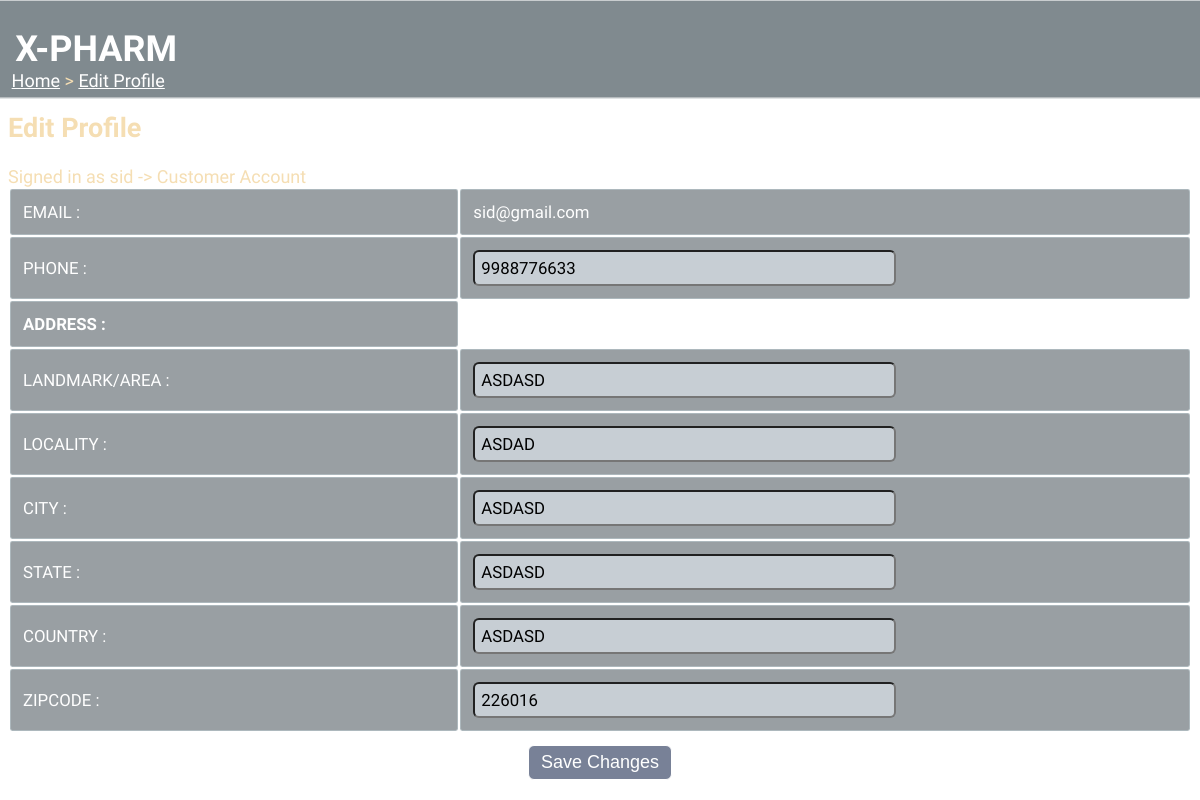
The page /editprofile/ (signed in) on the database its author committed.
### tables this page shows
CREATE TABLE customer(
custID varchar(10) PRIMARY KEY,
name varchar(30) NOT NULL,
email varchar(30) UNIQUE,
phone varchar(13) NOT NULL,
area varchar(20) NOT NULL,
locality varchar(20) NOT NULL,
city varchar(20) NOT NULL,
state varchar(20) NOT NULL,
country varchar(20) NOT NULL,
zipcode varchar(6) NOT NULL,
password varchar(20) NOT NULL);

### __init__.py (the view)
@app.route("/editprofile/", methods=["POST", "GET"])
def edit_profile():
    if 'userid' not in session:
        return redirect(url_for('home'))
    if request.method=="POST":
        data = request.form
        update_details(data, session['userid'], session['type'])
        return redirect(url_for('view_profile', id=session['userid']))
    if request.method=="GET":
        userid = session["userid"]
        type = session["type"]
        det, _ = fetch_details(userid, type)
        det = det[0]
        return render_template("edit_profile.html",
                                type=type,
                                name=det[1],
                                email=det[2],
                                phone=det[3],
                                area=det[4],
                                locality=det[5],
                                city=det[6],
                                state=det[7],
                                country=det[8],
                                zip=det[9])

### dbaccess.py (called while the page is built)
def fetch_details(userid, type):
    conn = sqlite3.connect("OnlineShop/onlineshop.db")
    cur = conn.cursor()
    if type=="Customer":
        a = cur.execute("SELECT * FROM customer WHERE custID=?", (userid,))
        a = list(a)
        b = []
    elif type=="Seller":
        a = cur.execute("SELECT * FROM seller WHERE sellID=?", (userid,))
        a = list(a)
        b = cur.execute("SELECT DISTINCT(category) from product WHERE sellID=?", (userid,))
        b = [i[0] for i in b ]
    conn.close()
    return a, b

### templates/edit_profile.html (shortened to what this page needs)
<html>
<head>
  <link rel="stylesheet" href="{{url_for('static', filename='main.css')}}">
</head>
<body>
  <div class="sticky">
    <h1>X-PHARM</h1>
  </div>
  <div class="nav">
    <p><a href="/">Home</a> > <a href="">Edit Profile</a></p>
  </div>
  <h2>Edit Profile</h2>
  Signed in as {{name}} -> {{type}} Account
  <form action="" method="POST" onsubmit="return validateForm()">
  <table>
    <tr>
      <td>EMAIL :</td><td>{{email}}</td>
    </tr>
    <tr>
      <td>PHONE :</td><td><input type="tel" name="phone" value="{{phone}}" id="phone"></td>
    </tr>
    <tr>
      <td><b>ADDRESS :</b></td>
    </tr>
    <tr>
      <td>LANDMARK/AREA :</td><td><input type="text" name="area" value="{{area}}" class="address"></td>
    </tr>
    <tr>
      <td>LOCALITY :</td><td><input type="text" name="locality" value="{{locality}}" class="address"></td>
    </tr>
    <tr>
      <td>CITY :</td><td><input type="text" name="city" value="{{city}}" class="place"></td>
    </tr>
    <tr>
      <td>STATE :</td><td><input type="text" name="state" value="{{state}}" class="place"></td>
    </tr>
    <tr>
      <td>COUNTRY :</td><td><input type="text" name="country" value="{{country}}" class="place"></td>
    </tr>
    <tr>
      <td>ZIPCODE :</td><td><input type="text" name="zip" value="{{zip}}" id="zip"></td>
    </tr>
  </table>
  <input type="submit" value="Save Changes" style="display:block; margin-left:auto; margin-right:auto; margin-top:1vw;">
</form>
</body>
</html>

### static/main.css (style rules this page uses)
div.sticky { position: -webkit-sticky; position: sticky; top: 0.2px; margin: -0.7vw; background-color: rgba(3, 22, 32, 0.5); color: white; padding: 0.3vw; font-size: 1.5vw; border-bottom: 1px solid white; font-family: 'Acme'; }
div.sticky h1 { padding-left:1vw; }
body { font-family:'K2D'; font-size: 1.5vw; background-image: url('background2.jpg'); background-size: cover; background-repeat: no-repeat; background-attachment: fixed; color: wheat; max-width: 100%; overflow-x: hidden; }
div.nav { position: fixed; display: block; top: 5vw; margin:-0.7vw; padding-left:1vw; border:none; overflow: hidden; }
div.nav a { text-decoration: underline; color: white; }
input[type=text], input[type=email], input[type=password],input[type=tel], input[type=search], input[type=number],select, textarea { font-family: inherit; background-color: rgba(240, 248, 255, 0.534); border-radius: 0.5vw; width: 60%; font-size: 1.4vw; padding:0.5vw; }
input[type=submit] { cursor: pointer; font-size: 1.5vw; padding: 0.5vw 1vw 0.5vw 1vw; border-radius: 0.5vw; color: white; background-color: rgba(74, 87, 116, 0.747); border: 1px solid white; }
table { width: 100%; font-size: 1.4vw; }
td { border: 1px solid rgba(187, 203, 207, 0.589); border-radius: 0.2vw; padding:1vw; text-align: left; background-color: rgba(60, 71, 80, 0.521); color: white; word-wrap: break-word; }
a { text-decoration: underline; color: white; }

### rows shown on the page
customer: name "sid", email "sid@gmail.com", phone "9988776633", area "ASDASD", locality "ASDAD", city "ASDASD", state "ASDASD", country "ASDASD", zip "226016"

### other values the page prints
{{ type }} "Customer"
